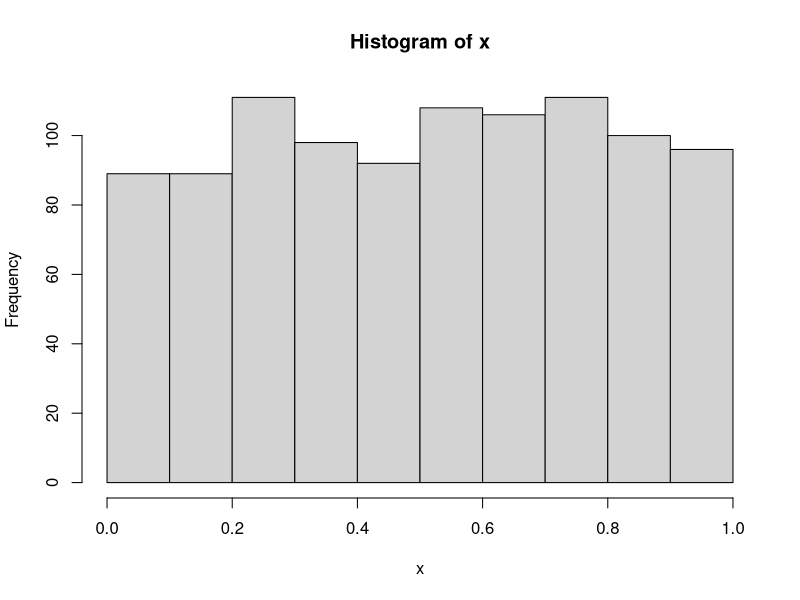
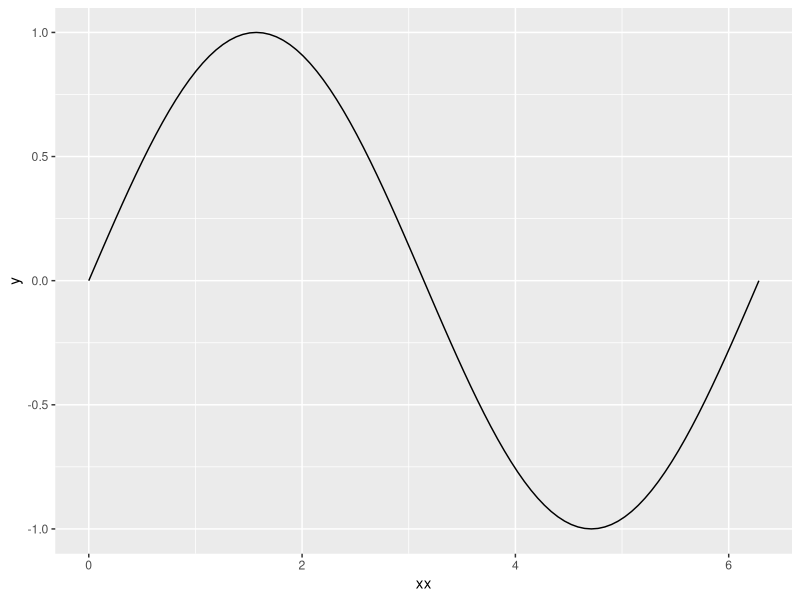

These figures' R source, in order: (Note: this script raises an error after producing the figures.)
## ---- chunk 1
x <- runif(1000)
## ---- chunk 2
hist(x)
## ---- chunk 3
length(x[x>0.5])
## ---- chunk 4
library(ggplot2)
xx <- seq(from=0.0,to=2*pi,by=0.001)
ggplot(data.frame(x=xx), aes(xx)) + 
  stat_function(fun=function(xx) sin(xx))
## ---- chunk 5
polyroot(c(1, 2, 3))

## ---- chunk 6
normal.mean.CI <- function(x){
  xbar <- mean(x)
  s <- sd(x)
  n <- length(x)
  tmp1 <- 1.96*s/sqrt(n)
  ret <- c(xbar-tmp1,xbar+tmp1)
  return(ret)
}

normal.mean.CI(runif(1000))
## ---- chunk 7
fib_help <- function(a, b){
    if(a < 10000) {
        print(a)
        return(fib_help(b, a+b))
    }
}


fib(0, 1)
